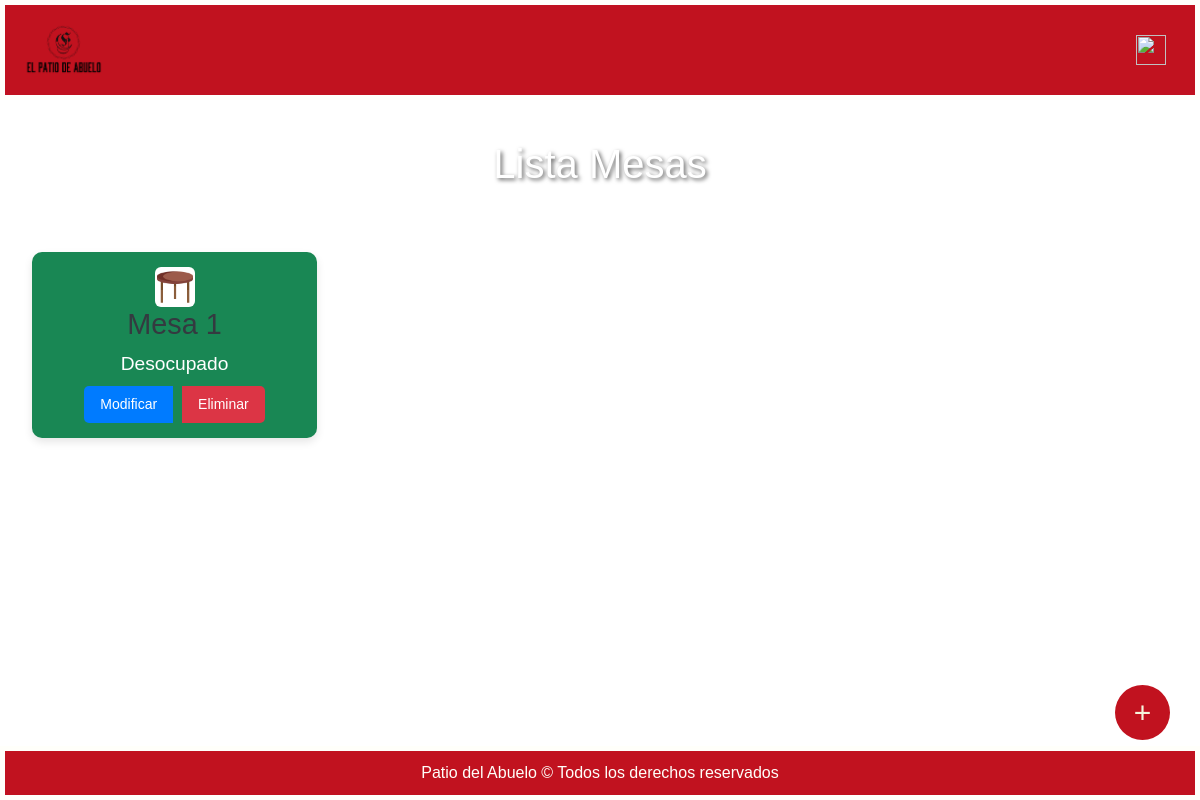
/mesas/ (signed in), run on an earlier commit of the app's database.
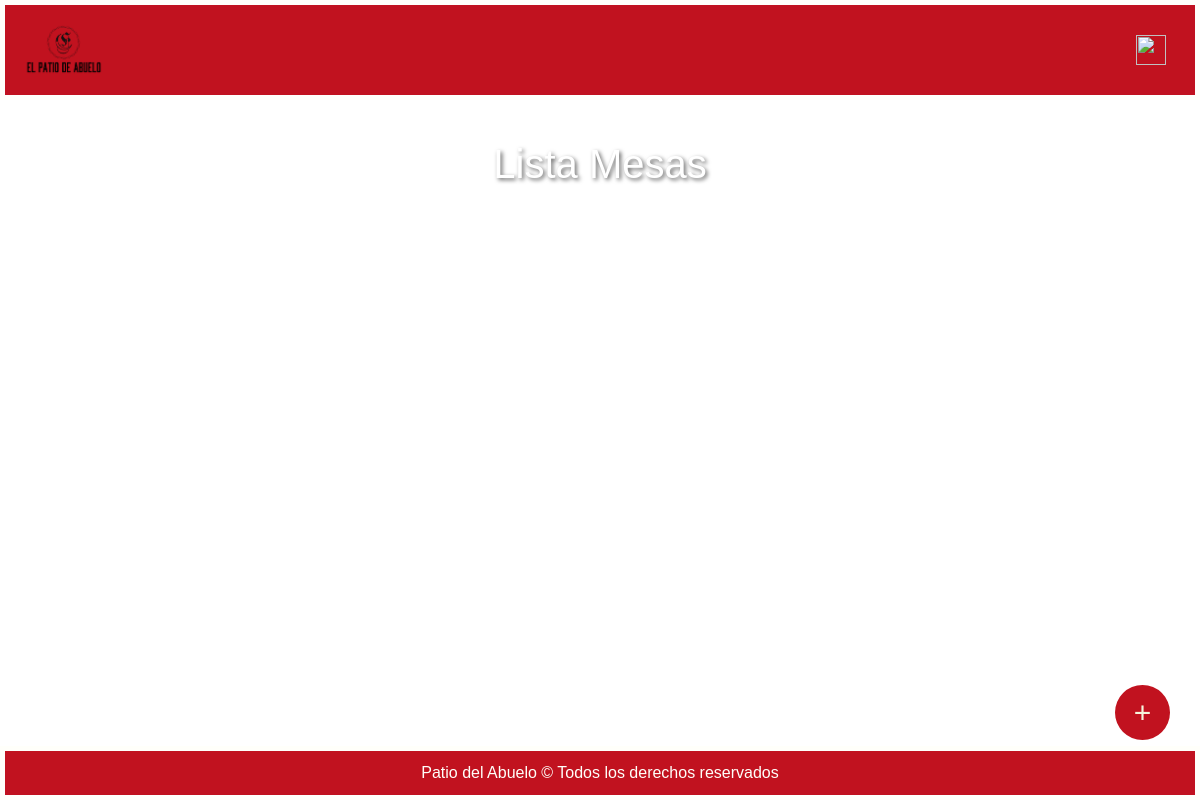
And on a later commit of the database.
### miAplicacion/models.py (models this page shows, shortened)
class Mesa(models.Model):
    nombre = models.CharField(max_length=120)
    estado = models.BooleanField(default=False, null=True, blank=True)

### miAplicacion/views.py (the view)
# urls.py: path("mesas/", login_required(permission_required('miAplicacion.view_mesa')(views.listaMesas.as_view())), name="listaMesas"),
class listaMesas(ListView):
    model = Mesa
    template_name = os.path.join("listas", "listaMesas.html")
    context_object_name = 'mesas'

### patioAbuelo/templates/listas/listaMesas.html (shortened to what this page needs)
{% extends "base.html" %}
{% block content %}
<div class="container">
    <h1 class="text-center mt-1 cont titulo">Lista Mesas</h1>
    <div class="d-flex justify-content-between row">
        {% for mesa in mesas %}
            {% if mesa.nombre != "Mesa predeterminada" %}
                <div class="plato col-12 col-sm-5 col-lg-3 {% if mesa.estado == False %}bg-success{% else %}bg-danger{% endif %}"
                    data-id="{{ mesa.id }}"
                    data-nombre="{{ mesa.nombre }}"
                    data-estado="{{ mesa.estado }}"
                    data-url-modificar="{% url 'mesaModif' mesa.id %}"
                    data-url-eliminar="{% url 'mesaBorrar' mesa.id %}"
                    data-toggle="modal"
                    data-target="#platoModal">
                    <img src="../../../media/logos_nav/mesa.png" width="40" height="40" class="bg-white rounded" alt="">
                    <div>
                        <h1 class="titulo_plato">{{ mesa.nombre | title }}</h1>
                        <p class="descripcion_sub text-white">{% if mesa.estado == False %}Desocupado{% else %}Ocupado{% endif %}</p>
                    </div>
                    {% if perms.miAplicacion.change_mesa %}
                        <div class="btn-group">
                            <a href="{% url 'mesaModif' mesa.id %}" class="btn btn-primary btn-sm text-white text-decoration-none">Modificar</a>
                            <a href="{% url 'mesaBorrar' mesa.id %}" class="btn btn-danger btn-sm text-white text-decoration-none {% if mesa.estado == True %}border{% endif %}">Eliminar</a>
                        </div>
                    {% endif %}
                </div>
            {% endif %}
        {% endfor %}
    </div>
    {% if perms.miAplicacion.add_mesa %}
        <a href="{% url 'mesaNueva' %}" class="customButton">+</a>
    {% endif %}
</div>
{% endblock %}

What changed in the data, as far as the page shows it:
removed Mesa: nombre "Mesa 1", estado "Desocupado"
